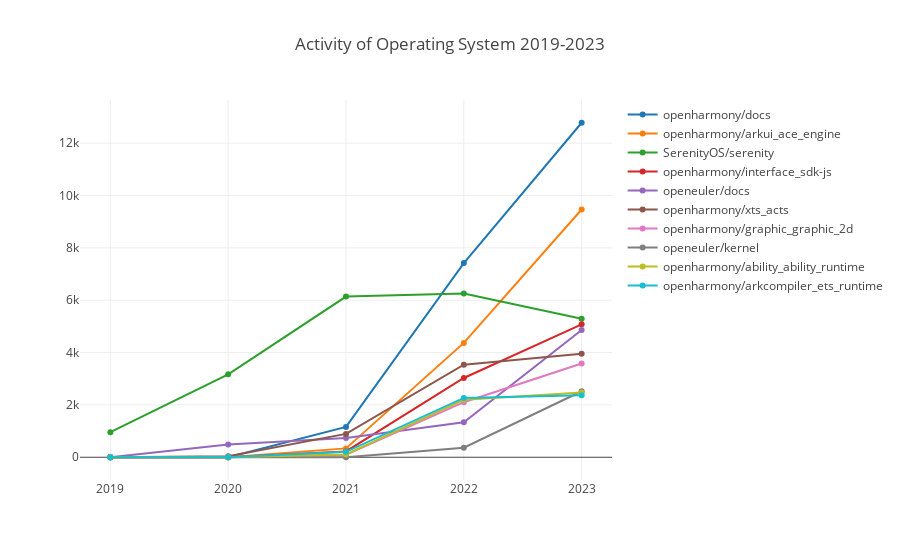

The notebook cell this image was saved under:
### Code cell
processTechFieldDataActivity(':technology/operating_system', 'Operating System');

### Figure 1 — Plotly figure (JSON) as saved in the notebook; plotly's stock layout.template omitted (floating-point values rounded to 4 significant figures)
{"data": [{"name": "openharmony/docs", "x": [2019, 2020, 2021, 2022, 2023], "y": [0, 0, 1158.0, 7419.0, 12780.0]}, {"name": "openharmony/arkui_ace_engine", "x": [2019, 2020, 2021, 2022, 2023], "y": [0, 0, 338.1, 4368.0, 9464.0]}, {"name": "SerenityOS/serenity", "x": [2019, 2020, 2021, 2022, 2023], "y": [958.6, 3168.0, 6137.0, 6259.0, 5294.0]}, {"name": "openharmony/interface_sdk-js", "x": [2019, 2020, 2021, 2022, 2023], "y": [0, 0, 223.9, 3028.0, 5076.0]}, {"name": "openeuler/docs", "x": [2019, 2020, 2021, 2022, 2023], "y": [0, 491.4, 738.1, 1340.0, 4863.0]}, {"name": "openharmony/xts_acts", "x": [2019, 2020, 2021, 2022, 2023], "y": [0, 40.03, 891.8, 3534.0, 3953.0]}, {"name": "openharmony/graphic_graphic_2d", "x": [2019, 2020, 2021, 2022, 2023], "y": [0, 0, 99.92, 2103.0, 3581.0]}, {"name": "openeuler/kernel", "x": [2019, 2020, 2021, 2022, 2023], "y": [0, 0, 0, 362.1, 2521.0]}, {"name": "openharmony/ability_ability_runtime", "x": [2019, 2020, 2021, 2022, 2023], "y": [0, 0, 107.2, 2193.0, 2473.0]}, {"name": "openharmony/arkcompiler_ets_runtime", "x": [2019, 2020, 2021, 2022, 2023], "y": [0, 0, 207.9, 2266.0, 2371.0]}], "layout": {"autosize": true, "title": {"text": "Activity of Operating System 2019-2023"}, "xaxis": {"autorange": true, "range": [2019.0, 2023.0], "type": "linear"}, "yaxis": {"autorange": true, "range": [-1055.0, 13830.0], "type": "linear"}}}
